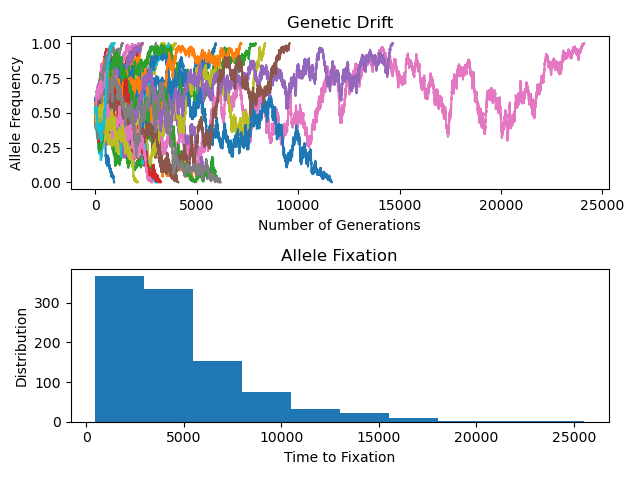

Reproduce this figure in Python.
#!/usr/bilbn/env python

import numpy as np
import matplotlib.pyplot as plt

def genetic_drift(allele_freq, pop_size):

	AF = []

	while 0 < allele_freq < 1:
		allele_freq = np.random.binomial(2 * pop_size, allele_freq)/ (2 * pop_size)
		AF.append(allele_freq)

	return AF

# trial_1 = genetic_drift(0.5, 1754)
# print(len(trial_1))


fig, (ax1, ax2) = plt.subplots(2)

for i in range(30):
	trials = genetic_drift(0.5, 1754)
	x_positions = range(len(trials))
	y_positions = trials
	ax1.plot(x_positions, y_positions)


ax1.set_title( "Genetic Drift" )
ax1.set_xlabel( "Number of Generations")
ax1.set_ylabel( "Allele Frequency")
fig.savefig( "Genetic_Drift_Day_4_Exercise_1" )


hist_x = []
for i in range(1000):
	trials = genetic_drift(0.5, 1754)
	x_positions = len(trials)
	hist_x.append(x_positions)



ax2.hist(hist_x)

ax2.set_title( "Allele Fixation" )
ax2.set_xlabel( "Time to Fixation")
ax2.set_ylabel( "Distribution")
plt.tight_layout()
fig.savefig( "Day_4_Exercise_2" )
plt.show()

# Get a starting frequency and a population size
# These are the input parameters for the function

# Make a list to store allele frequencies called AF

# While our allele frequency is between 0 and 1:
	# Get the new allele frequency for next generation by drawing from the binomial distribution. But this doesnt give you frequency, just number of successes
	# Convert number of successes into a frequency

	# Store our allele frequency in teh AF list


# Return a list of the allele frequency at each time point
# Number of generation to fixation is the length of this list

